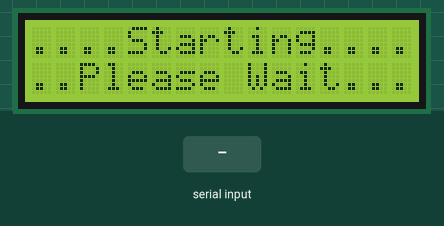
Recording of a sketch running on a simulated Arduino Uno, built with avr-gcc and run on an emulated ATmega328P. Parts: 16×2 character LCD. The inputs (shaded band) are chosen by the test bench.

Above: at 1.2 s.
1.3 s: "90,45\n" received over Serial
At 2.9 s:
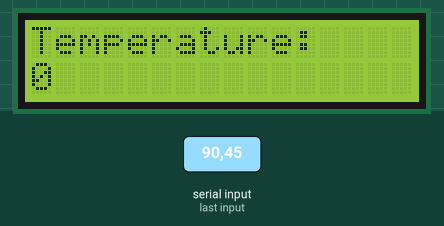
3.8 s: "30,150\n" received over Serial
At 4.6 s:
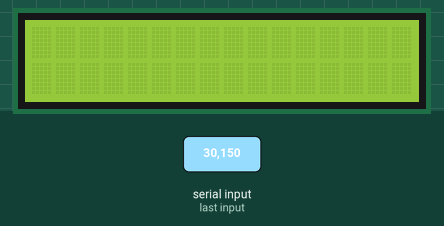
Timing chart, 0 to 6.8 s (numbered marks = the images above; inputs shaded):
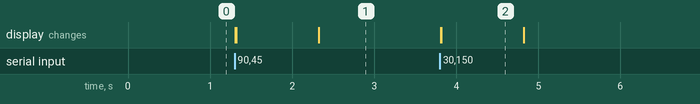

The sketch:

lcd.ino
```cpp
//Include the included libraries needed
#include <LiquidCrystal.h>

//Setup of the LCD Display, defining all ports used
LiquidCrystal lcd(12, 11, 5, 4, 3, 2);

void setup() {
    Serial.begin(9600);
    lcd.begin(16, 2);
    lcd.print("....Starting....");
    lcd.setCursor(0, 1);
    lcd.print("..Please Wait...");
    lcd.setCursor(0, 0);
}

void loop() {
  //This loop waits until there is serial data available
  if (Serial.available() > 0) {
    lcd.print("                ");
    lcd.setCursor(0, 1);
    lcd.print("                ");
    lcd.setCursor(0, 0);
    outputInput(Serial.parseInt());
  }
}

void outputInput(int input) {
  lcd.print("Temperature:     ");
  lcd.setCursor(0, 1);
  lcd.print(input);
  lcd.setCursor(0, 0);
}
```

Measured:
- after the input at 1.3 s, the display: first changes at once (image 1 shows a later state)
- after the input at 3.8 s, the display: first changes at once (image 2 shows a later state)
- what the display in image 2 shows lasts 1.0 s, from 3.8 s to 4.8 s
